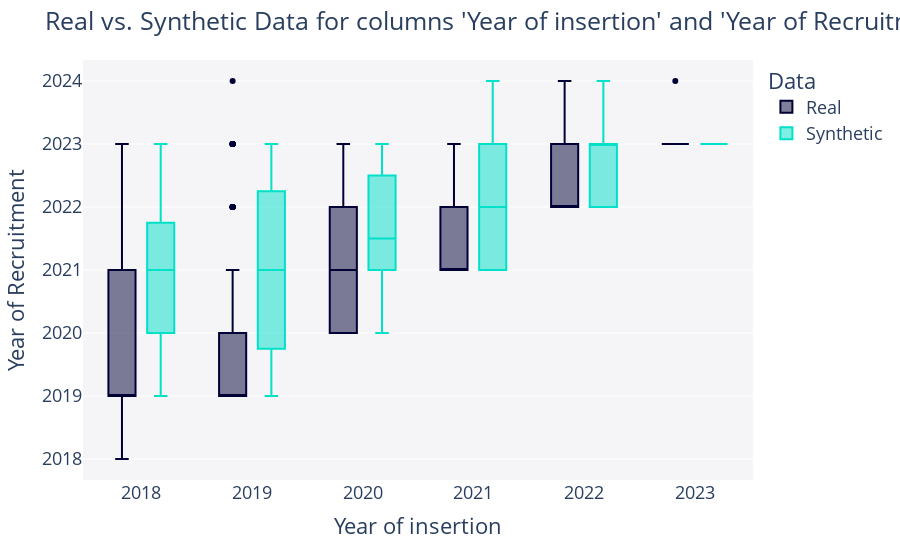

Notebook source saved alongside this figure:
### Code cell
from sdv.evaluation.single_table import get_column_pair_plot

fig = get_column_pair_plot(
    real_data=data,
    synthetic_data=synthetic_data,
    metadata=metadata,
    column_names=['Year of insertion', 'Year of Recruitment'],
    #column_names=['Candidate State', 'Year of Recruitment'],
    plot_type='box'
    )
    
fig.show()

### Figure 1 — Plotly figure (JSON) as saved in the notebook; plotly's stock layout.template omitted (floating-point values rounded to 4 significant figures; data arrays with more than 128 entries replaced by an {"elided": "..."} marker saying what was removed)
{"data": [{"alignmentgroup": "True", "hovertemplate": "Data=Real<br>Year of insertion=%{x}<br>Year of Recruitment=%{y}<extra></extra>", "legendgroup": "Real", "marker": {"color": "#000036"}, "name": "Real", "notched": false, "offsetgroup": "Real", "orientation": "v", "showlegend": true, "type": "box", "x": {"elided": "12263 int values"}, "x0": " ", "xaxis": "x", "y": {"elided": "12263 float values"}, "y0": " ", "yaxis": "y"}, {"alignmentgroup": "True", "hovertemplate": "Data=Synthetic<br>Year of insertion=%{x}<br>Year of Recruitment=%{y}<extra></extra>", "legendgroup": "Synthetic", "marker": {"color": "#01E0C9"}, "name": "Synthetic", "notched": false, "offsetgroup": "Synthetic", "orientation": "v", "showlegend": true, "type": "box", "x": {"elided": "10000 int values"}, "x0": " ", "xaxis": "x", "y": {"elided": "10000 float values"}, "y0": " ", "yaxis": "y"}], "layout": {"boxmode": "group", "font": {"size": 18}, "legend": {"title": {"text": "Data"}, "tracegroupgap": 0}, "margin": {"t": 60}, "plot_bgcolor": "#F5F5F8", "title": {"text": "Real vs. Synthetic Data for columns 'Year of insertion' and 'Year of Recruitment'"}, "xaxis": {"anchor": "y", "domain": [0, 1], "title": {"text": "Year of insertion"}}, "yaxis": {"anchor": "x", "domain": [0, 1], "title": {"text": "Year of Recruitment"}}}}
